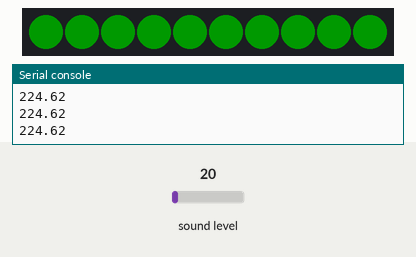
Recording of a program running on a simulated CircuitPython board. On the bench: 10 RGB LEDs in strip order, left to right, the last lines printed to the serial console. The inputs (shaded band) are chosen by the test bench; at power-on: sound level 20. Dim RGB values are drawn brighter than linear.

Above: at 1.2 s.
1.3 s: sound level set to 191
At 2.1 s:
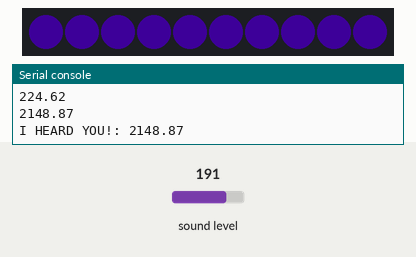
At 7.6 s:
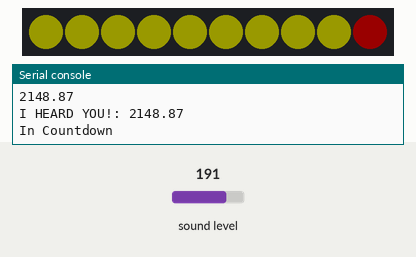
Timing chart, 0 to 9.1 s (numbered marks = the images above; inputs shaded):
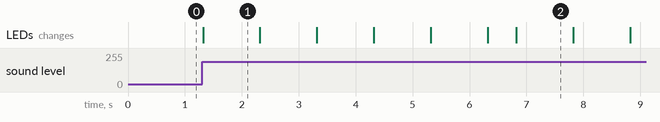

Measured:
- after the input at 1.3 s, the LEDs: change at once (image 1)
- what the display in image 1 shows lasts 1.0 s, from 1.3 s to 2.3 s

The program:

main.py
```python
#
# Modified https://learn.adafruit.com/sensor-plotting-with-mu-and-circuitpython/sound
#

import array, math, time
import audiobusio, board, neopixel

PEAK_COLOR = (100, 0, 255)
NUM_PIXELS = 10

# Exponential scaling factor.
# Should probably be in range -10 .. 10 to be reasonable.
CURVE = 2
SCALE_EXPONENT = math.pow(10, CURVE * -0.1)

# Number of samples to read at once.
NUM_SAMPLES = 160

#cpx.pixels.brightness = 0.1
#init_cnt = 0

# Restrict value to be between floor and ceiling.
def constrain(value, floor, ceiling):
    return max(floor, min(value, ceiling))


# Scale input_value between output_min and output_max, exponentially.
def log_scale(input_value, input_min, input_max, output_min, output_max):
    normalized_input_value = (input_value - input_min) / \
                             (input_max - input_min)
    return output_min + \
        math.pow(normalized_input_value, SCALE_EXPONENT) \
        * (output_max - output_min)


# Remove DC bias before computing RMS.
def normalized_rms(values):
    minbuf = int(mean(values))
    samples_sum = sum(
        float(sample - minbuf) * (sample - minbuf)
        for sample in values
    )

    return math.sqrt(samples_sum / len(values))


def mean(values):
    return sum(values) / len(values)


def volume_color(volume):
    return 200, volume * (255 // NUM_PIXELS), 0

def start_it():
    for l in range(NUM_PIXELS):
        pixels[l] = PEAK_COLOR
    pixels.show()
    time.sleep(1)

def countdown():
    print("In Countdown")
    for i in range(9, -1, -1):
        pixels[i] = (255, 0, 0)
        pixels.show()
        time.sleep(1)

    pixels.fill((255, 255, 0))
    pixels.show()

    for i in range(NUM_PIXELS):
        pixels[i] = (255, 0, 0)
        pixels.show()
        time.sleep(1)

# Set up NeoPixels and turn them all off.
pixels = neopixel.NeoPixel(board.NEOPIXEL, NUM_PIXELS, brightness=0.1, auto_write=False)
pixels.fill(0)
pixels.show()

mic = audiobusio.PDMIn(board.MICROPHONE_CLOCK, board.MICROPHONE_DATA, sample_rate=16000, bit_depth=16)

# Record an initial sample to calibrate. Assume it's quiet when we start.
samples = array.array('H', [0] * NUM_SAMPLES)
mic.record(samples, len(samples))

# Set lowest level to expect, plus a little.
input_floor = normalized_rms(samples) + 10

# You might want to print the input_floor to help adjust other values.
print(input_floor)

# Corresponds to sensitivity: lower means more pixels light up with lower sound
# Adjust this as you see fit.
input_ceiling = input_floor + 500


peak = 0
magnitude = 0
while True:
    mic.record(samples, len(samples))
    magnitude = normalized_rms(samples)
    # You might want to print this to see the values.
    print(magnitude)

    # Light up pixels that are below the scaled and interpolated magnitude.

    if magnitude > 1500:
        pixels.fill(0)
        print(f"I HEARD YOU!: {magnitude}")

        start_it()

        pixels.fill((255, 255, 0))
        pixels.show()
        time.sleep(1)

        start_it()

        pixels.fill((255, 255, 0))
        pixels.show()
        time.sleep(1)

        start_it()

        pixels.fill((255, 255, 0))
        pixels.show()
        time.sleep(0.5)

        # 10 seconds countdown
        countdown()
        magnitude = 0
    else:
        pixels.fill((0, 255, 0))
        pixels.show()
        magnitude = 0


    """
    # Compute scaled logarithmic reading in the range 0 to NUM_PIXELS
    c = log_scale(constrain(magnitude, input_floor, input_ceiling),
                  input_floor, input_ceiling, 0, NUM_PIXELS)

    for i in range(NUM_PIXELS):
        if i < c:
            pixels[i] = volume_color(i)
        # Light up the peak pixel and animate it slowly dropping.
        if c >= peak:
            peak = min(c, NUM_PIXELS - 1)
        elif peak > 0:
            peak = peak - 1
        if peak > 0:
            pixels[int(peak)] = PEAK_COLOR
    """
```
